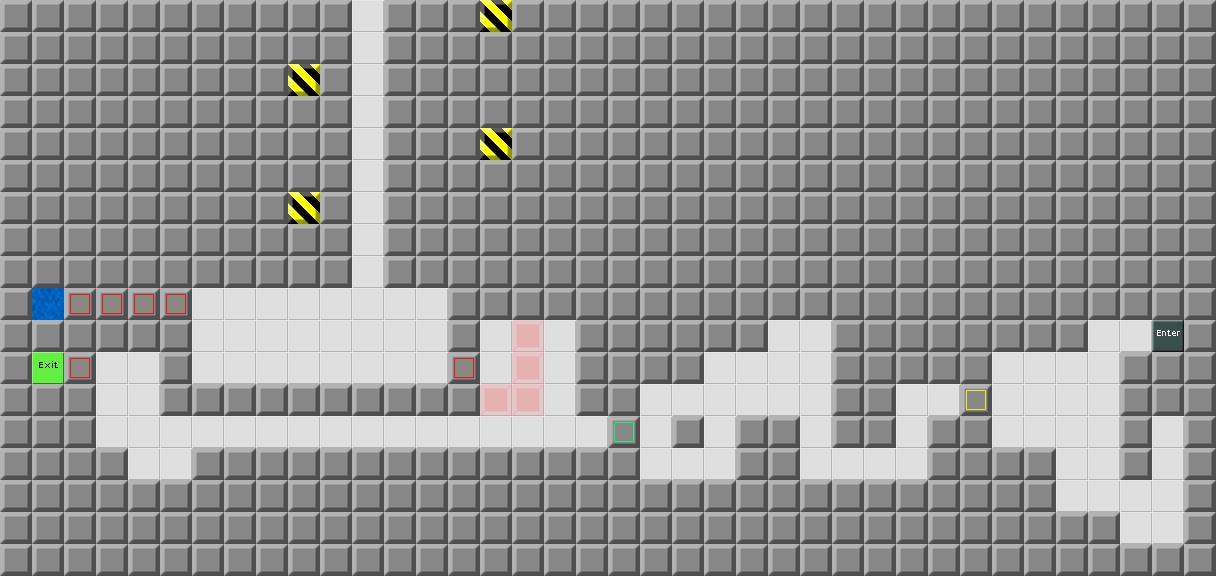

This is a level from a 2D game, rendered from its Tiled map with the project's own tilesets. A one-line summary and the map file follow, with tile-layer data summarised:
An orthogonal 38x18 tile map with 32x32 px tiles, 1 tile layer (Map) and 10 objects.

<map version="1.0" orientation="orthogonal" width="38" height="18" tilewidth="32" tileheight="32">
 <tileset firstgid="1" source="devgraphics.tsx" />
 <layer name="Map" width="38" height="18">
  <data>[684 cells, 684 non-empty, 10 distinct tile ids]</data>
 </layer>
 <objectgroup name="Enemies" width="38" height="18">
  <object gid="10" x="352" y="384" />
 </objectgroup>
 <objectgroup name="Items" width="38" height="18">
  <object gid="40" x="704" y="416" />
  <object gid="28" x="1152" y="448" />
  <object gid="16" x="128" y="480" />
  <object gid="8" x="1088" y="352">
   <properties>
    <property name="Text" value="You might have to think extra hard when pushing these around. I trust you.\nGet fit!" />
   </properties>
  </object>
  <object gid="8" x="480" y="384">
   <properties>
    <property name="Text" value="Ignore this thing." />
   </properties>
  </object>
  <object gid="6" x="32" y="320" />
 </objectgroup>
 <objectgroup name="Tools" width="38" height="18">
  <object gid="15" x="736" y="384" />
  <object gid="15" x="1056" y="480" />
  <object gid="15" x="192" y="448" />
 </objectgroup>
 <objectgroup name="Parameters" width="38" height="18">
  <properties>
   <property name="time" value="999" />
   <property name="wrapAround" value="false" />
  </properties>
 </objectgroup>
</map>
